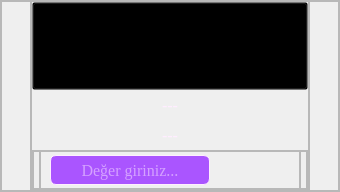
                     <widget class="QFrame" name="frame_7">
                      <property name="minimumSize">
                       <size>
                        <width>340</width>
                        <height>0</height>
                       </size>
                      </property>
                      <property name="maximumSize">
                       <size>
                        <width>480</width>
                        <height>16777215</height>
                       </size>
                      </property>
                      <property name="frameShape">
                       <enum>QFrame::StyledPanel</enum>
                      </property>
                      <property name="frameShadow">
                       <enum>QFrame::Raised</enum>
                      </property>
                      <layout class="QHBoxLayout" name="horizontalLayout_7">
                       <property name="spacing">
                        <number>0</number>
                       </property>
                       <property name="leftMargin">
                        <number>0</number>
                       </property>
                       <property name="topMargin">
                        <number>0</number>
                       </property>
                       <property name="rightMargin">
                        <number>0</number>
                       </property>
                       <property name="bottomMargin">
                        <number>0</number>
                       </property>
                       <item>
                        <widget class="QFrame" name="frame_15">
                         <property name="minimumSize">
                          <size>
                           <width>30</width>
                           <height>0</height>
                          </size>
                         </property>
                         <property name="maximumSize">
                          <size>
                           <width>30</width>
                           <height>16777215</height>
                          </size>
                         </property>
                         <property name="frameShape">
                          <enum>QFrame::StyledPanel</enum>
                         </property>
                         <property name="frameShadow">
                          <enum>QFrame::Raised</enum>
                         </property>
                        </widget>
                       </item>
                       <item>
                        <widget class="QFrame" name="frame_17">
                         <property name="frameShape">
                          <enum>QFrame::StyledPanel</enum>
                         </property>
                         <property name="frameShadow">
                          <enum>QFrame::Raised</enum>
                         </property>
                         <layout class="QVBoxLayout" name="verticalLayout_5">
                          <property name="spacing">
                           <number>0</number>
                          </property>
                          <property name="leftMargin">
                           <number>0</number>
                          </property>
                          <property name="topMargin">
                           <number>0</number>
                          </property>
                          <property name="rightMargin">
                           <number>0</number>
                          </property>
                          <property name="bottomMargin">
                           <number>0</number>
                          </property>
                          <item>
                           <widget class="QPushButton" name="pushButton_7">
                            <property name="minimumSize">
                             <size>
                              <width>0</width>
                              <height>88</height>
                             </size>
                            </property>
                            <property name="maximumSize">
                             <size>
                              <width>16777215</width>
                              <height>88</height>
                             </size>
                            </property>
                            <property name="focusPolicy">
                             <enum>Qt::NoFocus</enum>
                            </property>
                            <property name="styleSheet">
                             <string notr="true">QPushButton {
	background-color: transparent;
}</string>
                            </property>
                            <property name="text">
                             <string/>
                            </property>
                            <property name="icon">
                             <iconset resource="resource.qrc">
                              <normaloff>:/icon/avatar.png</normaloff>:/icon/avatar.png</iconset>
                            </property>
                            <property name="iconSize">
                             <size>
                              <width>80</width>
                              <height>80</height>
                             </size>
                            </property>
                           </widget>
                          </item>
                          <item>
                           <widget class="QLabel" name="oyuncu3_label">
                            <property name="minimumSize">
                             <size>
                              <width>0</width>
                              <height>30</height>
                             </size>
                            </property>
                            <property name="maximumSize">
                             <size>
                              <width>16777215</width>
                              <height>30</height>
                             </size>
                            </property>
                            <property name="font">
                             <font>
                              <family>Times New Roman</family>
                              <pointsize>12</pointsize>
                             </font>
                            </property>
                            <property name="styleSheet">
                             <string notr="true">QLabel {
	color: rgb(255, 237, 255);
}</string>
                            </property>
                            <property name="text">
                             <string>---</string>
                            </property>
                            <property name="alignment">
                             <set>Qt::AlignCenter</set>
                            </property>
                           </widget>
                          </item>
                          <item>
                           <widget class="QLabel" name="oyuncu3_para">
                            <property name="minimumSize">
                             <size>
                              <width>0</width>
                              <height>30</height>
                             </size>
                            </property>
                            <property name="maximumSize">
                             <size>
                              <width>16777215</width>
                              <height>30</height>
                             </size>
                            </property>
                            <property name="font">
                             <font>
                              <family>Times New Roman</family>
                              <pointsize>12</pointsize>
                             </font>
                            </property>
                            <property name="styleSheet">
                             <string notr="true">QLabel {
	color: rgb(255, 237, 255);
}</string>
                            </property>
                            <property name="text">
                             <string>---</string>
                            </property>
                            <property name="alignment">
                             <set>Qt::AlignCenter</set>
                            </property>
                           </widget>
                          </item>
                          <item>
                           <widget class="QFrame" name="frame_38">
                            <property name="minimumSize">
                             <size>
                              <width>0</width>
                              <height>40</height>
                             </size>
                            </property>
                            <property name="maximumSize">
                             <size>
                              <width>16777215</width>
                              <height>40</height>
                             </size>
                            </property>
                            <property name="frameShape">
                             <enum>QFrame::StyledPanel</enum>
                            </property>
                            <property name="frameShadow">
                             <enum>QFrame::Raised</enum>
                            </property>
                            <layout class="QHBoxLayout" name="horizontalLayout_11">
                             <property name="spacing">
                              <number>0</number>
                             </property>
                             <property name="leftMargin">
                              <number>0</number>
                             </property>
                             <property name="topMargin">
                              <number>0</number>
                             </property>
                             <property name="rightMargin">
                              <number>0</number>
                             </property>
                             <property name="bottomMargin">
                              <number>0</number>
                             </property>
                             <item>
                              <widget class="QFrame" name="frame_23">
                               <property name="frameShape">
                                <enum>QFrame::StyledPanel</enum>
                               </property>
                               <property name="frameShadow">
                                <enum>QFrame::Raised</enum>
                               </property>
                              </widget>
                             </item>
                             <item>
                              <widget class="QFrame" name="frame_50">
                               <property name="minimumSize">
                                <size>
                                 <width>260</width>
                                 <height>0</height>
                                </size>
                               </property>
                               <property name="maximumSize">
                                <size>
                                 <width>260</width>
                                 <height>16777215</height>
                                </size>
                               </property>
                               <property name="frameShape">
                                <enum>QFrame::StyledPanel</enum>
                               </property>
                               <property name="frameShadow">
                                <enum>QFrame::Raised</enum>
                               </property>
                               <layout class="QHBoxLayout" name="horizontalLayout_19">
                                <property name="spacing">
                                 <number>0</number>
                                </property>
                                <property name="leftMargin">
                                 <number>0</number>
                                </property>
                                <property name="topMargin">
                                 <number>0</number>
                                </property>
                                <property name="rightMargin">
                                 <number>0</number>
                                </property>
                                <property name="bottomMargin">
                                 <number>0</number>
                                </property>
                                <item>
                                 <widget class="QLineEdit" name="oyuncu3_lineEdit">
                                  <property name="minimumSize">
                                   <size>
                                    <width>160</width>
                                    <height>30</height>
                                   </size>
                                  </property>
                                  <property name="maximumSize">
                                   <size>
                                    <width>160</width>
                                    <height>30</height>
                                   </size>
                                  </property>
                                  <property name="font">
                                   <font>
                                    <family>Times New Roman</family>
                                    <pointsize>12</pointsize>
                                   </font>
                                  </property>
                                  <property name="styleSheet">
                                   <string notr="true">QLineEdit {
	background-color: rgb(170, 85, 255);
	border-radius: 6px;
	border: 1px solid rgb(255, 237, 255);
	color: rgb(255, 237, 255);
}

QLineEdit:hover {
	border: 1px solid rgb(255, 237, 255);
}</string>
                                  </property>
                                  <property name="alignment">
                                   <set>Qt::AlignCenter</set>
                                  </property>
                                  <property name="placeholderText">
                                   <string>Değer giriniz...</string>
                                  </property>
                                 </widget>
                                </item>
                                <item>
                                 <widget class="QPushButton" name="oyuncu3_azaltBtn">
                                  <property name="minimumSize">
                                   <size>
                                    <width>30</width>
                                    <height>30</height>
                                   </size>
                                  </property>
                                  <property name="maximumSize">
                                   <size>
                                    <width>30</width>
                                    <height>30</height>
                                   </size>
                                  </property>
                                  <property name="font">
                                   <font>
                                    <family>Times New Roman</family>
                                    <pointsize>12</pointsize>
                                   </font>
                                  </property>
                                  <property name="styleSheet">
                                   <string notr="true">QPushButton {
	background-color: transparent;
	border-radius: 10px;
}

QPushButton:hover {
	background-color: rgb(240, 140, 0);
}</string>
                                  </property>
                                  <property name="text">
                                   <string/>
                                  </property>
                                  <property name="icon">
                                   <iconset resource="resource.qrc">
                                    <normaloff>:/icon/minus.png</normaloff>:/icon/minus.png</iconset>
                                  </property>
                                  <property name="iconSize">
                                   <size>
                                    <width>30</width>
                                    <height>30</height>
                                   </size>
                                  </property>
                                 </widget>
                                </item>
                                <item>
                                 <widget class="QPushButton" name="oyuncu3_arttirBtn">
                                  <property name="minimumSize">
                                   <size>
                                    <width>30</width>
                                    <height>30</height>
                                   </size>
                                  </property>
                                  <property name="maximumSize">
                                   <size>
                                    <width>30</width>
                                    <height>30</height>
                                   </size>
                                  </property>
                                  <property name="font">
                                   <font>
                                    <family>Times New Roman</family>
                                    <pointsize>12</pointsize>
                                   </font>
                                  </property>
                                  <property name="styleSheet">
                                   <string notr="true">QPushButton {
	background-color: transparent;
	border-radius: 10px;
}

QPushButton:hover {
	background-color:  rgb(90, 178, 0);
}</string>
                                  </property>
                                  <property name="text">
                                   <string/>
                                  </property>
                                  <property name="icon">
                                   <iconset resource="resource.qrc">
                                    <normaloff>:/icon/plus.png</normaloff>:/icon/plus.png</iconset>
                                  </property>
                                  <property name="iconSize">
                                   <size>
                                    <width>30</width>
                                    <height>30</height>
                                   </size>
                                  </property>
                                 </widget>
                                </item>
                               </layout>
                              </widget>
                             </item>
                             <item>
                              <widget class="QFrame" name="frame_49">
                               <property name="frameShape">
                                <enum>QFrame::StyledPanel</enum>
                               </property>
                               <property name="frameShadow">
                                <enum>QFrame::Raised</enum>
                               </property>
                              </widget>
                             </item>
                            </layout>
                           </widget>
                          </item>
                          <item>
                           <widget class="QFrame" name="frame_42">
                            <property name="frameShape">
                             <enum>QFrame::StyledPanel</enum>
                            </property>
                            <property name="frameShadow">
                             <enum>QFrame::Raised</enum>
                            </property>
                           </widget>
                          </item>
                         </layout>
                        </widget>
                       </item>
                       <item>
                        <widget class="QFrame" name="frame_16">
                         <property name="minimumSize">
                          <size>
                           <width>30</width>
                           <height>0</height>
                          </size>
                         </property>
                         <property name="maximumSize">
                          <size>
                           <width>30</width>
                           <height>16777215</height>
                          </size>
                         </property>
                         <property name="frameShape">
                          <enum>QFrame::StyledPanel</enum>
                         </property>
                         <property name="frameShadow">
                          <enum>QFrame::Raised</enum>
                         </property>
                        </widget>
                       </item>
                      </layout>
                     </widget>
